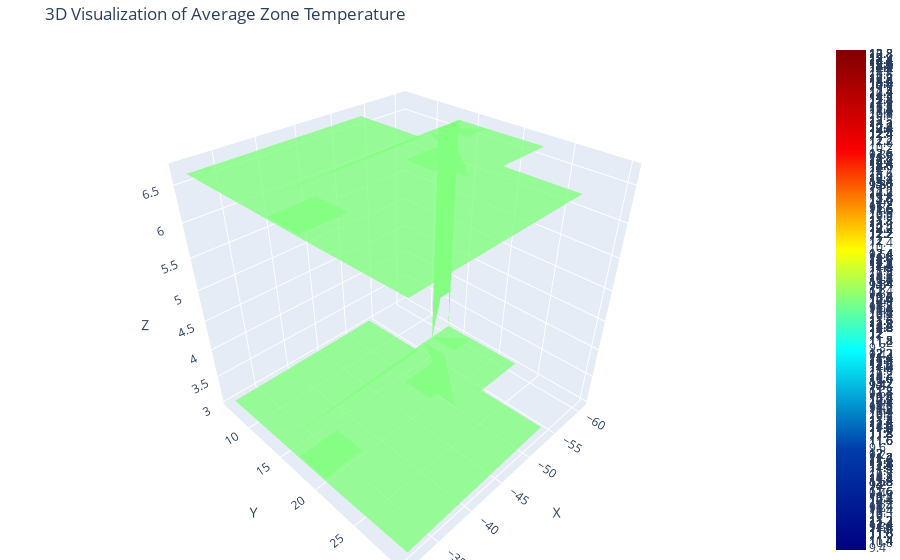

Source (notebook cell):
### Markdown cell above
OPENSTUDIO GUI FOR VISUAL RESULTS

### Code cell
import pandas as pd
import numpy as np
from shapely import wkt
import plotly.graph_objs as go

# Load geometry and results
df_building = pd.read_csv(r"C:\Users\oscar\OneDrive - Fondazione Bruno Kessler\KUL_GeometricModel\script\outputs\jsons\first_floor_v13.csv")
df_results = pd.read_csv(r"C:\Users\oscar\Desktop\ep_results\eplusout.csv")

# Clean thematic surface
df_building["thematic_surface"] = df_building["thematic_surface"].astype(str).str.strip().str.lower()
df_building = df_building[df_building["geometry_wkt"].notna() & df_building["parent_id"].notna()]

# Compute average zone temperature
df_long = df_results.melt(id_vars="Date/Time", var_name="zone_var", value_name="temp_C")
df_long["zone_name"] = df_long["zone_var"].str.extract(r'ZONE_(\d+)')[0]
df_long["zone_name"] = "Zone_" + df_long["zone_name"]
avg_temp = df_long.groupby("zone_name")["temp_C"].mean().reset_index()

# Assign zone name to geometry surfaces
df_building["zone_name"] = df_building["parent_id"].apply(lambda x: f"Zone_{int(x)}" if pd.notna(x) else None)

# Join geometry with temperature
df_plot = pd.merge(df_building, avg_temp, on="zone_name", how="left")
df_plot = df_plot[df_plot["temp_C"].notna()]

# Plot each surface with temperature color
fig = go.Figure()
for _, row in df_plot.iterrows():
    try:
        geom = wkt.loads(row["geometry_wkt"])
        polygon = geom.geoms[0] if hasattr(geom, "geoms") else geom
        coords = np.array(polygon.exterior.coords)

        if coords.shape[1] == 2:
            coords = np.hstack([coords, np.zeros((coords.shape[0], 1))])

        fig.add_trace(go.Mesh3d(
            x=coords[:, 0],
            y=coords[:, 1],
            z=coords[:, 2],
            intensity=[row["temp_C"]] * len(coords),
            colorscale="Jet",
            name=row["zone_name"],
            opacity=0.8,
            showscale=True
        ))
    except Exception as e:
        print(f"❌ Skipping surface due to error: {e}")

fig.update_layout(
    scene=dict(xaxis_title='X', yaxis_title='Y', zaxis_title='Z'),
    title="3D Visualization of Average Zone Temperature",
    margin=dict(l=0, r=0, t=40, b=0)
)
fig.show()
